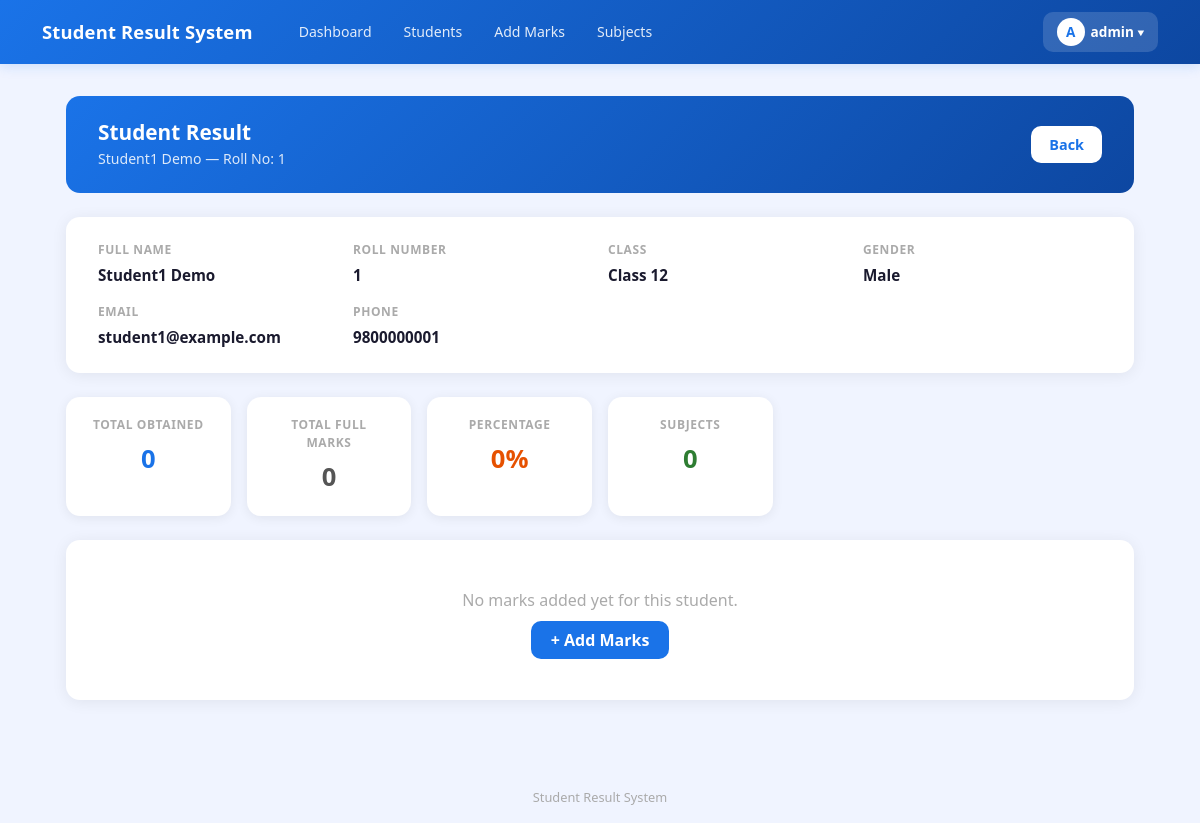
The page /result/175/ (signed in) on the database its author committed.
### result/models.py (models this page shows, shortened)
class CustomUser(AbstractUser):
    ROLE_CHOICES = (
        ('admin', 'Admin'),
        ('teacher', 'Teacher'),
        ('student', 'Student'),
    )
    role = models.CharField(max_length=10, choices=ROLE_CHOICES, default='student')
    phone = models.CharField(max_length=15, null=True, blank=True)

class Student(models.Model):
    GENDER_CHOICES = [
        ('Male', 'Male'),
        ('Female', 'Female'),
        ('Other', 'Other'),
    ]
    student_id = models.CharField(
        max_length=20,
        unique=True,
        default=generate_student_id,
        editable=False
    )
    roll_number = models.PositiveIntegerField()
    first_name = models.CharField(max_length=50)
    last_name = models.CharField(max_length=50)
    email = models.EmailField(unique=True)
    phone = models.CharField(max_length=15, validators=[MinLengthValidator(10)])
    gender = models.CharField(max_length=10, choices=GENDER_CHOICES)
    date_of_birth = models.DateField(null=True)
    address = models.TextField()
    parent_name = models.CharField(max_length=100, blank=True)
    parent_phone = models.CharField(max_length=15, validators=[MinLengthValidator(10)])
    parent_email = models.EmailField(blank=True)
    class_name = models.ForeignKey(
        'Class',
        on_delete=models.CASCADE,
        related_name='students'
    )
    user = models.OneToOneField(
        CustomUser,
        on_delete=models.CASCADE,
        null=True,
        blank=True,
        related_name='student_profile'
    )
    class Meta:
        unique_together = ['roll_number', 'class_name']
        ordering = ['class_name', 'roll_number']

class Class(models.Model):
    name = models.CharField(max_length=20)
    section = models.CharField(max_length=10, blank=True)
    def __str__(self):
        if self.section:
            return f"{self.name} - Section {self.section}"
        return self.name
    class Meta:
        verbose_name_plural = "Classes"
        ordering = ['name', 'section']

### result/views.py (the view)
# urls.py: path('result/<int:pk>/', views.student_result, name='student_result'),
@login_required(login_url='login')
def student_result(request, pk):
    student = get_object_or_404(Student, pk=pk)
    marks_list = Marks.objects.filter(student=student)
    total_obtained = sum(m.marks_obtained for m in marks_list)
    total_full = sum(m.subject.full_marks for m in marks_list)
    overall_pct = round((total_obtained / total_full * 100) if total_full else 0, 2)
    return render(request, 'result/student_result.html', {
        'student': student,
        'marks_list': marks_list,
        'total_obtained': total_obtained,
        'total_full': total_full,
        'overall_pct': overall_pct,
    })

### result/templates/result/student_result.html (shortened to what this page needs)
{% extends 'result/base.html' %}
{% block content %}
<div class="page-header">
    <div>
        <h4> Student Result</h4>
        <p>{{ student.first_name }} {{ student.last_name }} — Roll No: {{ student.roll_number }}</p>
    </div>
    <a href="{% url 'student_list' %}" class="btn-back"> Back</a>
</div>
<div class="info-card">
    <div class="info-grid">
        <div class="info-item">
            <label>Full Name</label>
            <span>{{ student.first_name }} {{ student.last_name }}</span>
        </div>
        <div class="info-item">
            <label>Roll Number</label>
            <span>{{ student.roll_number }}</span>
        </div>
        <div class="info-item">
            <label>Class</label>
            <span>{{ student.class_name }}</span>
        </div>
        <div class="info-item">
            <label>Gender</label>
            <span>{{ student.gender }}</span>
        </div>
        <div class="info-item">
            <label>Email</label>
            <span>{{ student.email }}</span>
        </div>
        <div class="info-item">
            <label>Phone</label>
            <span>{{ student.phone }}</span>
        </div>
    </div>
</div>
<div class="summary-cards">
    <div class="summary-card">
        <div class="label">Total Obtained</div>
        <div class="value" style="color:#1a73e8;">{{ total_obtained }}</div>
    </div>
    <div class="summary-card">
        <div class="label">Total Full Marks</div>
        <div class="value" style="color:#555;">{{ total_full }}</div>
    </div>
    <div class="summary-card">
        <div class="label">Percentage</div>
        <div class="value" style="color:#e65100;">{{ overall_pct }}%</div>
    </div>
    <div class="summary-card">
        <div class="label">Subjects</div>
        <div class="value" style="color:#2e7d32;">{{ marks_list.count }}</div>
    </div>
</div>
{% if marks_list %}
<div class="table-card">
    <table class="table">
        <thead>
            <tr>
                <th>Subject</th>
                <th>Theory</th>
                <th>Practical</th>
                <th>Total</th>
                <th>Full Marks</th>
                <th>Percentage</th>
                <th>Grade</th>
                <th>Status</th>
                <th>Edit</th>
            </tr>
        </thead>
        <tbody>
            {% for mark in marks_list %}
            <tr>
                <td><strong>{{ mark.subject.name }}</strong></td>
                <td>{{ mark.theory_obtained }}</td>
                <td>{{ mark.practical_obtained }}</td>
                <td><strong>{{ mark.marks_obtained }}</strong></td>
                <td>{{ mark.subject.full_marks }}</td>
                <td>{{ mark.percentage }}%</td>
                <td>
                    <span class="grade-badge grade-{{ mark.grade|cut:'+' }}{% if '+' in mark.grade %}-plus{% endif %}">
                        {{ mark.grade }}
                    </span>
                </td>
                <td>
                    <span class="pass-badge pass-{{ mark.is_pass }}">
                        {% if mark.is_pass %}Pass{% else %}Fail{% endif %}
                    </span>
                </td>
                <td>
                    <a href="{% url 'edit_marks' mark.pk %}" style="background:#fff3e0; color:#e65100; border-radius:8px;
              padding:5px 12px; font-size:0.8rem; font-weight:600;
              text-decoration:none;">
                        Edit
                    </a>
                </td>
            </tr>
            {% endfor %}
        </tbody>
    </table>
</div>
<div class="result-final">
    {% with fail_count=marks_list|length %}
    {% endwith %}
    {% if marks_list %}
    {% with failed=marks_list|dictsort:"is_pass" %}
    {% if failed.0.is_pass == False %}
    <div class="result-text result-fail"> FAIL</div>
    <p style="color:#c62828; font-size:0.95rem;">Failed in one or more subjects</p>
    {% else %}
    <div class="result-text result-pass">✅ PASS</div>
    <p style="color:#2e7d32; font-size:0.95rem;">Passed all subjects with {{ overall_pct }}%</p>
    {% endif %}
    {% endwith %}
    {% endif %}
</div>
{% else %}
<div class="table-card">
    <div class="empty-state">
        <p style="font-size:1rem;">No marks added yet for this student.</p>
        <a href="{% url 'add_marks' %}" style="background:#1a73e8; color:white; padding:8px 20px;
            border-radius:10px; text-decoration:none; font-weight:600;">
            + Add Marks
        </a>
    </div>
</div>
{% endif %}
{% endblock %}

### result/templates/result/base.html (shortened to what this page needs)
<!DOCTYPE html>
<html lang="ne">
<head>
    <link href="https://cdn.jsdelivr.net/npm/bootstrap@5.3.0/dist/css/bootstrap.min.css" rel="stylesheet">
    <link href="https://cdn.jsdelivr.net/npm/bootstrap-icons@1.10.0/font/bootstrap-icons.css" rel="stylesheet">
</head>
<body>
    <nav class="navbar navbar-expand-lg">
        <div class="container">
            <a class="navbar-brand text-white" href="{% url 'dashboard' %}">
                Student Result System
            </a>
            {% if user.is_authenticated %}
            <div class="collapse navbar-collapse" id="navMenu">
                <div class="d-flex gap-1 ms-3 flex-wrap align-items-center">
                    <a href="{% url 'dashboard' %}" class="nav-link-btn">Dashboard</a>
                    <a href="{% url 'student_list' %}" class="nav-link-btn">Students</a>
                    <a href="{% url 'add_marks' %}" class="nav-link-btn">Add Marks</a>
                    <a href="{% url 'subject_list' %}" class="nav-link-btn">Subjects</a>
                </div>
                <div class="ms-auto mt-2 mt-lg-0 profile-dropdown">
                    <button class="profile-btn" onclick="toggleDropdown()">
                        <div class="profile-avatar">
                            {{ request.user.username|first|upper }}
                        </div>
                        {{ request.user.username }}
                        ▾
                    </button>
                </div>
            </div>
            {% endif %}
        </div>
    </nav>
    <div class="main-container">
        {% block content %}{% endblock %}
    </div>
    <div class="site-footer">
        Student Result System
    </div>
</body>
</html>

### result/templates/result/base.html (style rules this page uses)
body { background: #f0f4ff; min-height: 100vh; }
.navbar-brand { font-size: 1.15rem; font-weight: 700; letter-spacing: 0.01em; }
.navbar { background: linear-gradient(135deg, #1a73e8, #0d47a1) !important; box-shadow: 0 2px 12px rgba(26, 115, 232, 0.18); padding: 0.75rem 0; }
.nav-link-btn { color: rgba(255, 255, 255, 0.88); font-size: 0.88rem; font-weight: 500; padding: 6px 14px; border-radius: 8px; text-decoration: none; transition: background 0.15s; }
.profile-dropdown { position: relative; }
.profile-btn { background: rgba(255, 255, 255, 0.15); color: white; border: none; border-radius: 10px; padding: 6px 14px; font-size: 0.85rem; font-weight: 600; cursor: pointer; display: flex; align-items: center; gap: 6px; transition: background 0.15s; }
.profile-avatar { width: 28px; height: 28px; background: white; color: #1a73e8; border-radius: 50%; display: flex; align-items: center; justify-content: center; font-weight: 800; font-size: 0.85rem; }
.main-container { max-width: 1100px; margin: 0 auto; padding: 2rem 1rem; }
.site-footer { text-align: center; color: #aaa; font-size: 0.8rem; padding: 2rem 0 1rem; }

### result/templates/result/student_result.html (style rules this page uses)
.page-header { background: linear-gradient(135deg, #1a73e8, #0d47a1); border-radius: 14px; padding: 1.5rem 2rem; color: white; display: flex; align-items: center; justify-content: space-between; flex-wrap: wrap; gap: 1rem; margin-bottom: 1.5rem; }
.page-header h4 { font-size: 1.3rem; font-weight: 700; margin: 0; }
.page-header p { margin: 0.2rem 0 0; opacity: 0.85; font-size: 0.88rem; }
.btn-back { background: white; color: #1a73e8; font-weight: 600; border: none; border-radius: 10px; padding: 8px 18px; text-decoration: none; font-size: 0.9rem; transition: all 0.15s; }
.info-card { background: white; border-radius: 14px; box-shadow: 0 2px 16px rgba(0, 0, 0, 0.07); padding: 1.5rem 2rem; margin-bottom: 1.5rem; }
.info-grid { display: grid; grid-template-columns: repeat(auto-fill, minmax(200px, 1fr)); gap: 1rem; }
.info-item label { font-size: 0.75rem; font-weight: 700; color: #aaa; text-transform: uppercase; letter-spacing: 0.05em; display: block; margin-bottom: 4px; }
.info-item span { font-size: 0.95rem; font-weight: 600; color: #1a1a2e; }
.summary-cards { display: grid; grid-template-columns: repeat(auto-fill, minmax(160px, 1fr)); gap: 1rem; margin-bottom: 1.5rem; }
.summary-card { background: white; border-radius: 14px; box-shadow: 0 2px 12px rgba(0, 0, 0, 0.07); padding: 1.2rem 1.5rem; text-align: center; }
.summary-card .label { font-size: 0.75rem; font-weight: 700; color: #aaa; text-transform: uppercase; letter-spacing: 0.05em; margin-bottom: 6px; }
.summary-card .value { font-size: 1.6rem; font-weight: 800; }
.table-card { background: white; border-radius: 14px; box-shadow: 0 2px 16px rgba(0, 0, 0, 0.07); overflow: hidden; margin-bottom: 1.5rem; }
.empty-state { text-align: center; padding: 3rem 1rem; color: #aaa; }

### rows shown on the page
CustomUser: user.username|first "A", user.username "admin"
Student: first_name "Student1", last_name "Demo", roll_number "1", class_name "Class 12", gender "Male", email "student1@example.com", phone "9800000001"

### other values the page prints
{{ total_obtained }} "0"
{{ total_full }} "0"
{{ overall_pct }} "0"
{{ marks_list.count }} "0"
